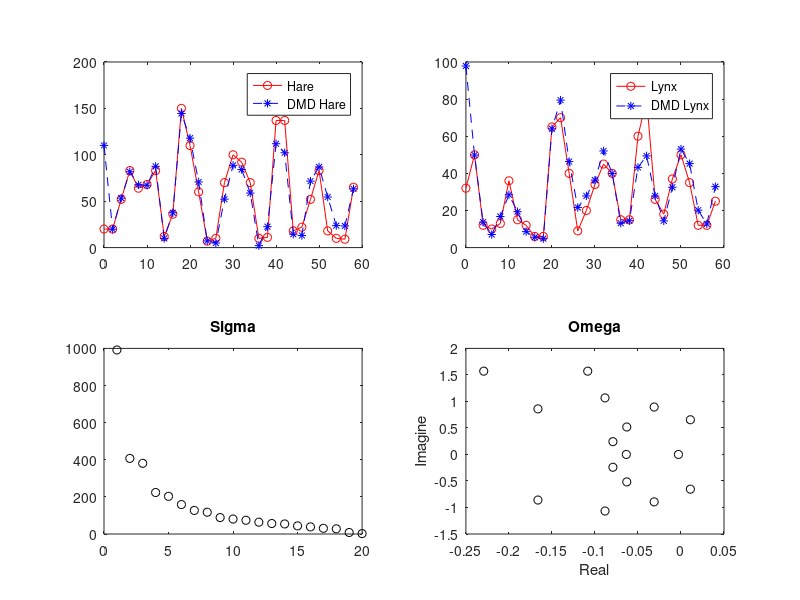
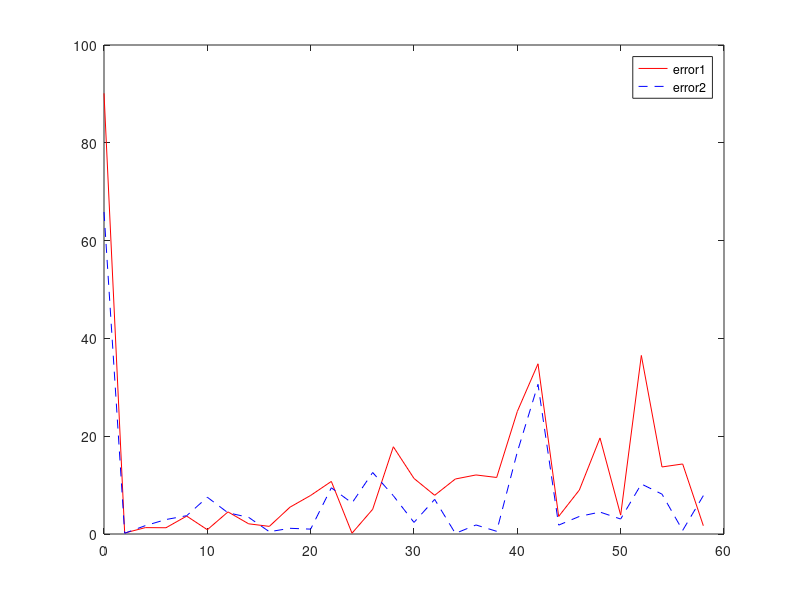

Write MATLAB code to recreate these figures, in order.
%%%%%%Develop a DMD model to forecast the future population states
clear all; close all; clc;
%%%%data x1--Snowshoe Hare   x2----Canada Lynx
x1 = [20,20,52,83,64,68,83,12,36,150,110,60,7,10,70,...
    100,92,70,10,11,137,137,18,22,52,83,18,10,9,65];
x2 = [32,50,12,10,13,36,15,12,6,6,65,70,40,9,20,...
    34,45,40,15,15,60,80,26,18,37,50,35,12,12,25];

slices = 30;
t = linspace(0,58,slices);
dt = t(2) - t(1);



% X1 = [x1(1:25);
%     x2(1:25);
%     x1(2:26);
%     x2(2:26);
%     x1(3:27);
%     x2(3:27);
%     x1(4:28);
%     x2(4:28);
%     x1(5:29);
%     x2(5:29);];
% 
% X2 = [x1(2:26);
%     x2(2:26);
%     x1(3:27);
%     x2(3:27);
%     x1(4:28);
%     x2(4:28);
%     x1(5:29);
%     x2(5:29);
%     x1(6:30);
%     x2(6:30)];

X1 = [];
X2 = [];

kk = 10;
for j=1:kk
    
    X1 = [X1;x1(j:29-kk+j);x2(j:29-kk+j)];
    X2 = [X2;x1(j+1:29-kk+j+1);x2(j+1:29-kk+j+1);];
    
end


r = 16;
%% 
%%%%%%%body of DMD

%%%% Step 1: SVD the raw data X, and get the reduced space
[U,Sigma,V] = svd(X1,'econ');
Ur = U(:,1:r);
Sigmar = Sigma(1:r,1:r);
Vr = V(:,1:r);

%%%% Step2: Find Atilde
Atilde = Ur'*X2*Vr/Sigmar;

%%%% Step3: Find eigenvalue, eigenvector of Atilde
[W,Lambda] = eig(Atilde);

%%% Step4: Find DMD modes and initial value

%%%% Phi are DMD modes, eigenvectors of A matrix
%%% Lambda are DMD eigenvalues (of A matrix)
%%% b is the mode amplitude

Phi = X2*(Vr/Sigmar)*W;

 alpha1 = Sigmar*Vr(1,:)';
 b = (W*Lambda)\alpha1;

%b = Phi\X1(:,1);
%%
%%%%% DMD reconstruction for every time point
%%% turn the mode to exp
Lambda_new = diag(Lambda);
omega = log(Lambda_new)/dt;

%y0 = Phi\X;
u_modes = zeros(r,length(t)); %DMD reconstruction for every time point
% x1_modes = zeros(1,length(t));
% x2_modes = zeros(1,length(t));

for iter = 1:length(t)
    
    u_modes(:,iter) = b.*exp(omega*(t(iter)));

end

u_dmd = Phi*u_modes;

f1 = figure();
subplot(2,2,1)
plot(t,x1,'ro-',t,abs(u_dmd(1,:)),'b*--');
legend('Hare','DMD Hare');

subplot(2,2,2)
plot(t,x2,'ro-',t,abs(u_dmd(2,:)),'b*--')
legend('Lynx','DMD Lynx');

subplot(2,2,3);
plot(diag(Sigma),'ko');
title('Sigma')

subplot(2,2,4)
plot(real(omega),imag(omega),'ko')
title('Omega')
xlabel('Real')
ylabel('Imagine')
%%

for j=1:length(t)
    error1(j) = norm(u_dmd(1,j)-x1(j));
    error2(j) = norm(u_dmd(2,j)-x2(j));
end
f2 = figure();
plot(t,error1,'r-',t,error2,'b--')
legend('error1','error2')


